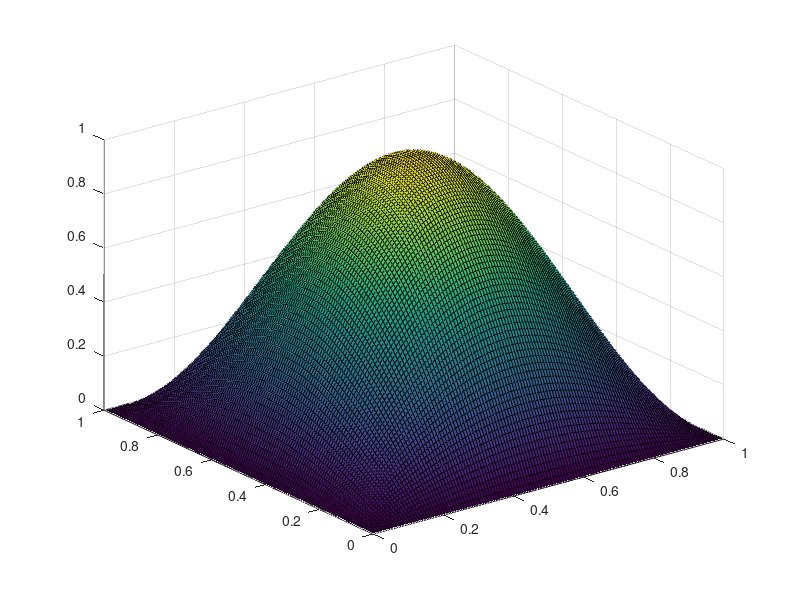

Recreate this plot in MATLAB.
clear all;
close all;

I1 = 0.5*ones(128);
I2 = zeros(128);
I2(55:74,55:74) = ones(20);

x = linspace(0,1,128);
[I3,~] = meshgrid(x);  

y = x;
[X,Y] = meshgrid(x);

F = sin(Y*pi).*sin(X*pi);
surf(x,y,F);
%imshow(I2,[]);
